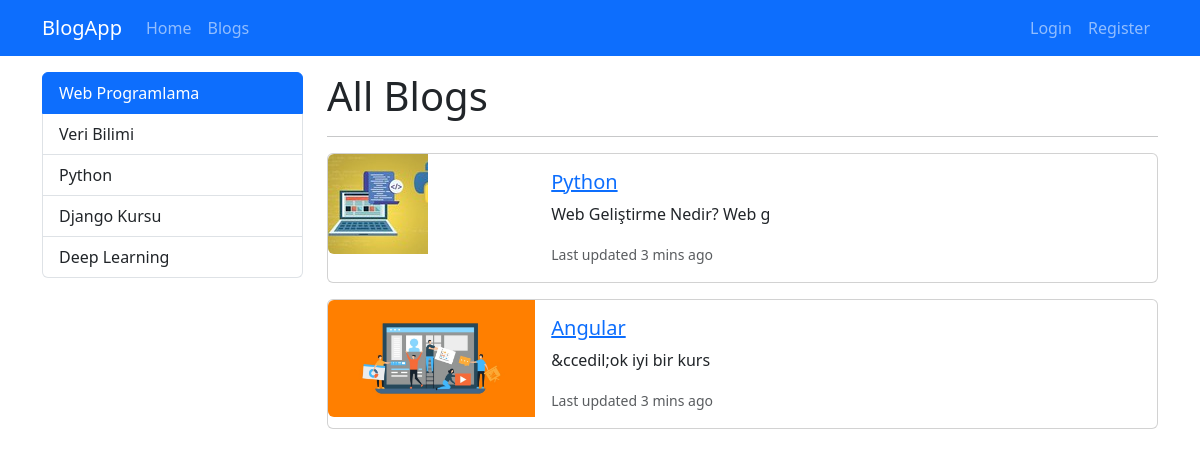
Screenshot of /category/web-programalama with the database file from the repository.
### blog/models.py (models this page shows, shortened)
class Category(models.Model):
    name = models.CharField(max_length=100)
    slug = models.SlugField(
        null=False, blank=True, unique=True, db_index=True, editable=False
    )

class Blog(models.Model):
    title = models.CharField(max_length=200)
    image = models.ImageField(
        upload_to="blogs"
    )  # fileField, can allow to upload different types of files than image
    is_active = models.BooleanField(default=True)
    is_homepage = models.BooleanField(default=False)
    description = RichTextField()
    slug = models.SlugField(
        null=False, blank=True, unique=True, db_index=True, editable=False
    )  # blank = True means that in the admin panel can be empty
    categories = models.ManyToManyField(
        Category, related_name="blogs", blank=True
    )  # related name means when we call the category object, we can access the blogs of that category by using this name, example,

### blog/views.py (the view)
# urls.py: path("category/<slug:slug>", views.blogs_by_category, name="blogs_by_category"),
def blogs_by_category(request, slug):
    context = {
        "blogs": Category.objects.get(slug=slug).blogs.filter(is_active=True),
        "categories": Category.objects.all(),
        "selected_category": slug,
    }
    return render(request, "blog/blogs.html", context)

### blog/templates/blog/blogs.html
{% extends 'base.html' %} {% block content %}
  <div class="container mt-3">
    <div class="row">
      <div class="col-3">
        {% include 'partials/_categories.html' %}
      </div>
      <div class="col-9">
        <h1>All Blogs</h1>
        <hr />
        {% if blogs|length > 0 %}
          {% for blog in blogs %}
            {% if blog.is_active %}
              {% include 'blog/partials/_blog.html' %}
            {% endif %}
          {% endfor %}
        {% else %}
          <div class="alert alert-info" role="alert">No blogs found.</div>
        {% endif %}
      </div>
    </div>
  </div>
{% endblock %}

### templates/partials/_categories.html
<div class="list-group">
  {% for category in categories %}
    <a href="{% url 'blogs_by_category' category.slug %}" class="list-group-item list-group-item-action {% if category.slug == selected_category %} active {% endif %}" aria-current="true">{{ category.name|title }}</a>
  {% endfor %}
</div>

### blog/templates/blog/partials/_blog.html
<div class="card mb-3">
  <div class="row g-0">
    <div class="col-md-3">
      <img src="{{ blog.image.url }}" class="img-fluid rounded-start" alt="..." />
    </div>
    <div class="col-md-9">
      <div class="card-body">
        <h5 class="card-title">
          <a href="{% url 'blog_details' blog.slug %} ">{{blog.title}}</a>
        </h5>
        <p class="card-text">{{ blog.description|slice:"0:50"|striptags }}</p>
        <p class="card-text">
          <small class="text-body-secondary">Last updated 3 mins ago</small>
        </p>
      </div>
    </div>
  </div>
</div>

### rows the page displays
Category: name "Web Programlama"
Category: name "Veri Bilimi"
Category: name "Python"
Category: name "Django Kursu"
Category: name "Deep Learning"
Blog: image (picture), title "Python", description "Web Geliştirme Nedir? Web g"
Blog: image (picture), title "Angular", description "&ccedil;ok iyi bir kurs"
